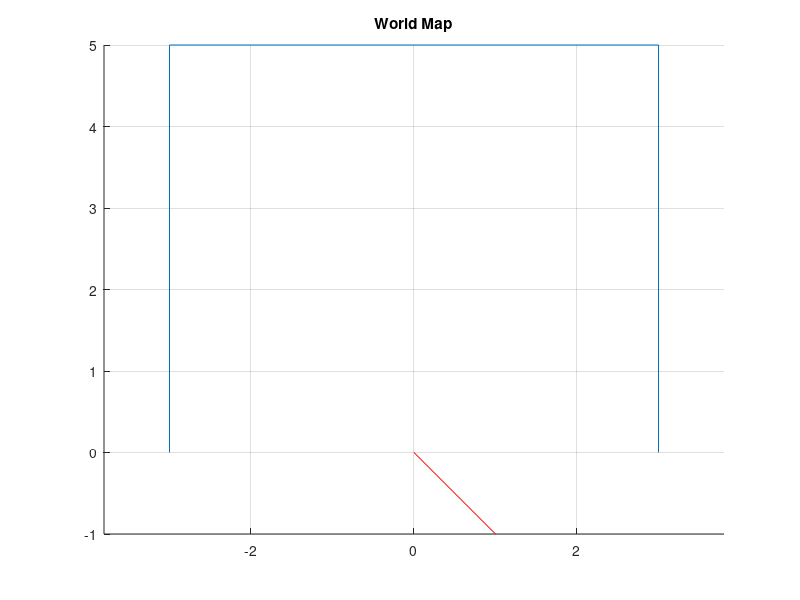

Here is the MATLAB script that generated this plot: (Note: this script raises an error after producing the figure.)
% Simulate a 2D robot
% Author: Dereck Wonnacott (2014)

%
% Generate the virtual world (Ground Truth Map)
%

% Sensor Parameters
Lidar_AngleStart = -2.3562;
Lidar_AngleEnd   =  2.3562;

% Number of points per scan
Lidar_nPoints = 1081;

% W is an array of objects in the map
% Each object is a polyline stored in a 2xn matrix
% Where n is the number of line endpoints
% the first row is the x coordinates
% the second row is the y coordinates.
World{1} = [-3 -3 3 3;
    0  5 5 0];


% Plot the world
figure(1);
clf;
title('World Map');
for i = 1:length(World)
    line(World{i}(1,:), World{i}(2,:))
end
hold on;
axis equal
grid


%
% Generate Robot Path (Ground Truth)
%

% Robot Trajectory
% [x, y, Theta]
Path = [0, 0, deg2rad(0);
    1, -1 , deg2rad(-15)];

PathVelLin = sqrt(2);  % Linear Velocity (Units/Second)
PathVelRot = deg2rad(15); % Rotational velocity (Rad/Second)

% Plot Trajectory
figure(1);
plot(Path(:,1)', Path(:,2)', '-r');


% Generate timestamps for each trajectory vertex
tt = 0;
for i = 1:(size(Path,1)-1)
    dp = sqrt((Path(i,1) - Path(i+1,1))^2 + (Path(i,2) - Path(i+1,2))^2);
    tp = dp/PathVelLin;
    
    dr = Path(i,3) - Path(i+1,3);
    tr = dr/PathVelRot;
    
    t  = max(tp, tr);
    tt = cat(2, tt, t);
end
Path = cat(2, Path, tt');


%
% Generate Lidar Data
%

LidarHz = 1; % Samples Per Second

% lidar poses
LidarPose = [];

for i = 1:(size(Path,1)-1)
    x  = [0; tt(i+1)];
    xx = x(1):1/LidarHz:x(2);
    
    y  = [Path(i,1); Path(i+1,1)];
    px = linterp(x,y,xx);
    
    y  = [Path(i,2); Path(i+1,2)];
    py = linterp(x,y,xx);
    
    y  = [Path(i,3); Path(i+1,3)];
    pr = linterp(x,y,xx);
    
    LidarPose = cat(1, LidarPose, [px' py' pr' xx']);
end

plot(LidarPose(:,1),LidarPose(:,2), '.r');
for i = 1:size(LidarPose,1)
    plot([LidarPose(i,1), LidarPose(i,1) + cos(LidarPose(i,3))], [LidarPose(i,2),LidarPose(i,2)+ sin(LidarPose(i,3))], '.g-');
end

if 1
    % Generate Lidar Sensor measurements
    LidarRange = 60.0;
    da = (Lidar_AngleEnd - Lidar_AngleStart) / (Lidar_nPoints - 1);
    LidarAngles = (Lidar_AngleStart:da:Lidar_AngleEnd) + pi/2;
    LidarScan = zeros(size(LidarPose,1), size(LidarAngles,2));
    
    for n = 1:size(LidarPose,1) % For each pose
        p = LidarPose(n,:); % Current pose
        z = []; % Current scan
        
        for i = 1:length(LidarAngles); % For each beam
            r = LidarRange; % Max Range
            a = LidarAngles(i); % Current Angle
            
            % find endpoints of this beam
            beam = [p(1), p(1)+r*cos(p(3)+a); p(2), p(2)+r*sin(p(3)+a)];
            
            % Search if this range measurement intersects any map line
            for j = 1:length(World)
                [xi, yi] = polyxpoly(World{j}(1,:), World{j}(2,:), beam(1,:), beam(2,:));
                if ~isempty(xi)
                    % Find the closest intersecetion
                    for k = 1:length(xi)
                        d = sqrt((p(1) - xi(k)).^2 + (p(2) - yi(k)).^2);
                        if d < r
                            r = d;
                        end
                    end
                end
            end
            
            % Add this measurement to the scan
            z = cat(2, z, r);
        end
        
        LidarScan(n,:) = z;
    end
    Test_Lidar_Angles = LidarAngles;
    Test_Lidar_ScanCount = size(LidarScan,1);
    Test_Lidar_ScanIndex = (1:Test_Lidar_ScanCount)';
    
    Test_Lidar_ScanIndex = repmat(Test_Lidar_ScanIndex, 1, Lidar_nPoints);
    Test_Lidar_Angles    = repmat(Test_Lidar_Angles, Test_Lidar_ScanCount, 1);
    
    Test_Lidar_Ranges = reshape(LidarScan',[],1);
    Test_Lidar_ScanIndex = reshape(Test_Lidar_ScanIndex',[],1);
    Test_Lidar_Angles = reshape(Test_Lidar_Angles',[],1);
    
end
% Plot the Lidar Measurements
if 1
    figure(2)
    for nScan = 1:1:size(LidarScan,1)
        a = LidarAngles;
        z = LidarScan(nScan, :);
        
        %  Remove out of range measurements
        I = (z >= LidarRange);
        a(I) = [];
        z(I) = [];
        
        % Plot
        set(0, 'CurrentFigure', 2);
        clf
        [x, y] = pol2cart(a,z);
        plot(x,y,'.b')
        axis equal tight
        %polar(a, z, '.b')
        %         hold on
        % Realtime playback
        pause(1/LidarHz);
    end
end

% Clean up workspace
clear a beam d dp dr i j k n p pr px py r t tp tr tt x xi xx y yi z
